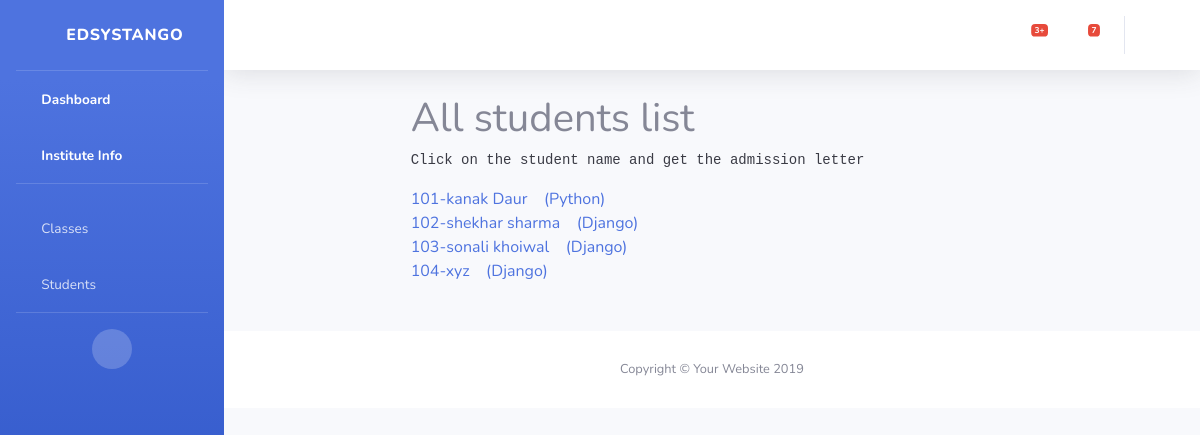
The app's page /admissionletter/ with its own data.
### app1/models.py (models this page shows, shortened)
class Student(models.Model):
    GENDER_CHOICES = (('male','Male'),('female','Female'),('other','Other'))
    RELIGION_CHOICES = (('buddhism','Buddhism'),('christianity','Christianity'),('hinduism','Hinduism'),('islam','Islam'),('jainism','Jainism'),('sikhism','Sikhism'),('other','Other'))
    stu_name = models.CharField(max_length = 30)
    registration_num = models.IntegerField()
    Admission_date = models.DateField()
    photo = models.FileField(upload_to = "student_images",default = "student_icon.png")
    mobile_num = models.IntegerField(null=False, blank=False, unique=True)
    birthdate = models.DateField(auto_now=False, auto_now_add=False)
    gender = models.CharField(max_length = 20,choices = GENDER_CHOICES,default = "male")
    caste = models.CharField(max_length = 30)
    previous_school = models.CharField(max_length = 50)
    orphan_student = models.BooleanField(blank = True)
    religion = models.CharField(max_length = 20,choices = RELIGION_CHOICES,default = "hinduism")
    address = models.TextField()
    father_name = models.CharField(max_length = 20)
    father_education = models.CharField(max_length = 20,null=True, blank=True)
    father_occupation = models.CharField(max_length = 20,null=True, blank=True)
    father_income = models.FloatField(null=True, blank=True)
    father_mobile = models.IntegerField()
    mother_name = models.CharField(max_length = 20)
    mother_education = models.CharField(max_length = 20,null=True, blank=True)
    mother_occupation = models.CharField(max_length = 20,null=True, blank=True)
    mother_income = models.FloatField(null=True, blank=True)
    mother_mobile = models.IntegerField(null=True, blank=True)
    name_of_class = models.ForeignKey(EdsysClass,on_delete = models.CASCADE)

class EdsysClass(models.Model):
    name = models.CharField(max_length = 50)
    fee = models.IntegerField()
    def __str__(self):
        return self.name

### app1/views.py (the view)
# urls.py: path('admissionletter/',views.admissionletterlist.as_view()),
class admissionletterlist(ListView):
    model = Student
    template_name = "app1/admissionletter.html"
    context_object_name = "studadmission"

### template/app1/admissionletter.html
{% extends 'app1/base.html' %}
{% block body_block %}
{% load static %}
{% load crispy_forms_tags %}
<div class="container col-lg-8">
    <h1>All students list</h1>
    <pre>Click on the student name and get the admission letter</pre>
      {% for i in studadmission %}
        <a href="/detail/{{i.id}}">{{i.registration_num}}-{{i.stu_name}} &nbsp;&nbsp;&nbsp;({{i.name_of_class}})</a><br>
      {% endfor %}
</div><br><br>
{% endblock %}

### records on screen
Student: registration_num "101", stu_name "kanak Daur", name_of_class "Python"
Student: registration_num "102", stu_name "shekhar sharma", name_of_class "Django"
Student: registration_num "103", stu_name "sonali khoiwal", name_of_class "Django"
Student: registration_num "104", stu_name "xyz", name_of_class "Django"
